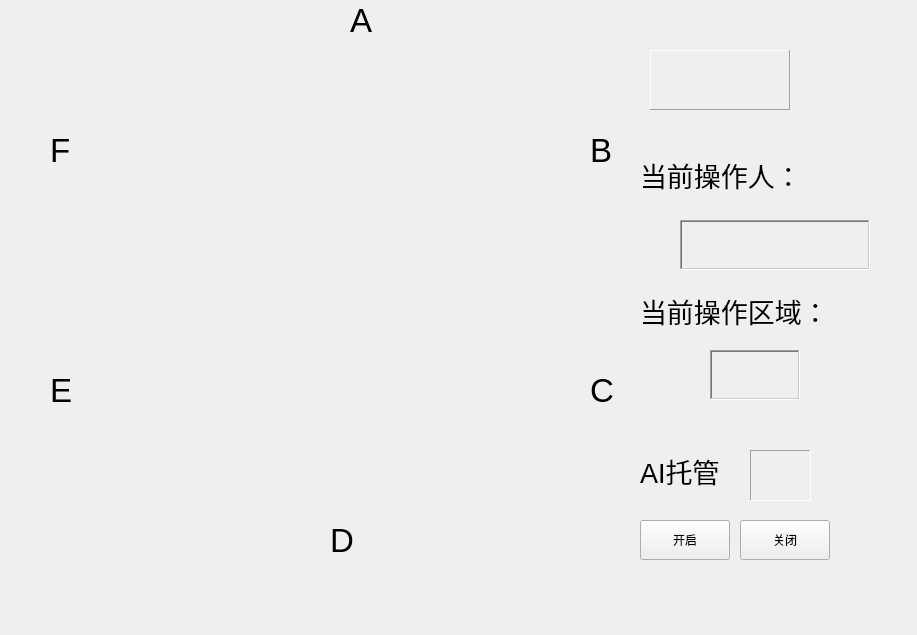
<?xml version="1.0" encoding="UTF-8"?>
<ui version="4.0">
 <class>game_two</class>
 <widget class="QWidget" name="game_two">
  <property name="geometry">
   <rect>
    <x>0</x>
    <y>0</y>
    <width>917</width>
    <height>635</height>
   </rect>
  </property>
  <property name="windowTitle">
   <string>Form</string>
  </property>
  <widget class="QLabel" name="label">
   <property name="geometry">
    <rect>
     <x>650</x>
     <y>50</y>
     <width>140</width>
     <height>60</height>
    </rect>
   </property>
   <property name="font">
    <font>
     <pointsize>30</pointsize>
    </font>
   </property>
   <property name="frameShape">
    <enum>QFrame::Panel</enum>
   </property>
   <property name="frameShadow">
    <enum>QFrame::Raised</enum>
   </property>
   <property name="text">
    <string/>
   </property>
  </widget>
  <widget class="QLabel" name="label_2">
   <property name="geometry">
    <rect>
     <x>640</x>
     <y>130</y>
     <width>200</width>
     <height>90</height>
    </rect>
   </property>
   <property name="font">
    <font>
     <pointsize>20</pointsize>
    </font>
   </property>
   <property name="text">
    <string>当前操作人：</string>
   </property>
  </widget>
  <widget class="QLabel" name="label_3">
   <property name="geometry">
    <rect>
     <x>680</x>
     <y>220</y>
     <width>190</width>
     <height>50</height>
    </rect>
   </property>
   <property name="font">
    <font>
     <pointsize>20</pointsize>
    </font>
   </property>
   <property name="frameShape">
    <enum>QFrame::WinPanel</enum>
   </property>
   <property name="frameShadow">
    <enum>QFrame::Sunken</enum>
   </property>
   <property name="text">
    <string/>
   </property>
  </widget>
  <widget class="QLabel" name="label_4">
   <property name="geometry">
    <rect>
     <x>640</x>
     <y>280</y>
     <width>231</width>
     <height>61</height>
    </rect>
   </property>
   <property name="font">
    <font>
     <pointsize>20</pointsize>
    </font>
   </property>
   <property name="text">
    <string>当前操作区域：</string>
   </property>
  </widget>
  <widget class="QLabel" name="label_5">
   <property name="geometry">
    <rect>
     <x>710</x>
     <y>350</y>
     <width>90</width>
     <height>50</height>
    </rect>
   </property>
   <property name="font">
    <font>
     <pointsize>25</pointsize>
    </font>
   </property>
   <property name="frameShape">
    <enum>QFrame::WinPanel</enum>
   </property>
   <property name="frameShadow">
    <enum>QFrame::Sunken</enum>
   </property>
   <property name="text">
    <string/>
   </property>
  </widget>
  <widget class="QLabel" name="label_6">
   <property name="geometry">
    <rect>
     <x>350</x>
     <y>-10</y>
     <width>60</width>
     <height>60</height>
    </rect>
   </property>
   <property name="font">
    <font>
     <pointsize>25</pointsize>
    </font>
   </property>
   <property name="text">
    <string>A</string>
   </property>
  </widget>
  <widget class="QLabel" name="label_7">
   <property name="geometry">
    <rect>
     <x>590</x>
     <y>120</y>
     <width>60</width>
     <height>60</height>
    </rect>
   </property>
   <property name="font">
    <font>
     <pointsize>25</pointsize>
    </font>
   </property>
   <property name="text">
    <string>B</string>
   </property>
  </widget>
  <widget class="QLabel" name="label_8">
   <property name="geometry">
    <rect>
     <x>590</x>
     <y>360</y>
     <width>60</width>
     <height>60</height>
    </rect>
   </property>
   <property name="font">
    <font>
     <pointsize>25</pointsize>
    </font>
   </property>
   <property name="text">
    <string>C</string>
   </property>
  </widget>
  <widget class="QLabel" name="label_9">
   <property name="geometry">
    <rect>
     <x>330</x>
     <y>510</y>
     <width>60</width>
     <height>60</height>
    </rect>
   </property>
   <property name="font">
    <font>
     <pointsize>25</pointsize>
    </font>
   </property>
   <property name="text">
    <string>D</string>
   </property>
  </widget>
  <widget class="QLabel" name="label_10">
   <property name="geometry">
    <rect>
     <x>50</x>
     <y>360</y>
     <width>60</width>
     <height>60</height>
    </rect>
   </property>
   <property name="font">
    <font>
     <pointsize>25</pointsize>
    </font>
   </property>
   <property name="text">
    <string>E</string>
   </property>
  </widget>
  <widget class="QLabel" name="label_11">
   <property name="geometry">
    <rect>
     <x>50</x>
     <y>120</y>
     <width>60</width>
     <height>60</height>
    </rect>
   </property>
   <property name="font">
    <font>
     <pointsize>25</pointsize>
    </font>
   </property>
   <property name="text">
    <string>F</string>
   </property>
  </widget>
  <widget class="QLabel" name="label_12">
   <property name="geometry">
    <rect>
     <x>640</x>
     <y>450</y>
     <width>121</width>
     <height>41</height>
    </rect>
   </property>
   <property name="font">
    <font>
     <pointsize>20</pointsize>
    </font>
   </property>
   <property name="text">
    <string>AI托管</string>
   </property>
  </widget>
  <widget class="QPushButton" name="pushButton">
   <property name="geometry">
    <rect>
     <x>640</x>
     <y>520</y>
     <width>90</width>
     <height>40</height>
    </rect>
   </property>
   <property name="text">
    <string>开启</string>
   </property>
  </widget>
  <widget class="QPushButton" name="pushButton_2">
   <property name="geometry">
    <rect>
     <x>740</x>
     <y>520</y>
     <width>90</width>
     <height>40</height>
    </rect>
   </property>
   <property name="text">
    <string>关闭</string>
   </property>
  </widget>
  <widget class="QLabel" name="label_13">
   <property name="geometry">
    <rect>
     <x>750</x>
     <y>450</y>
     <width>61</width>
     <height>51</height>
    </rect>
   </property>
   <property name="frameShape">
    <enum>QFrame::Panel</enum>
   </property>
   <property name="frameShadow">
    <enum>QFrame::Sunken</enum>
   </property>
   <property name="text">
    <string/>
   </property>
  </widget>
 </widget>
 <resources/>
 <connections/>
</ui>
